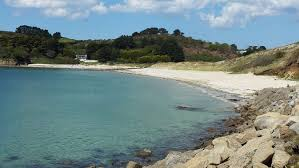
#> input picture aaaaa.jpeg, 299 x 168 px
$ python test_image.py   (older library calls are emulated)
#> lines starting #> are read from the running program, lines starting #| are printed output that depends on the picture
import cv2
import numpy as np
from scipy import misc
from matplotlib import pyplot as plt

'''img = cv2.imread('home.jpg',0)
plt.hist(img.ravel(),256,[0,256])
plt.show()'''


'''img = cv2.imread('')'''
M = misc.imread('aaaaa.jpeg')
#> M is the input picture: shape (168, 299, 3); mean R, G, B 116.4, 136.1, 136.1
color = ('b','g','r')
histr = cv2.calcHist([M], [0], None, [256], [0, 255]).tolist()
#> histr = 256 items, first 6: [26], [4], [3], [9], [9], [13]
plt.plot(histr,'b')
plt.xlim([0, 255])
plt.show()
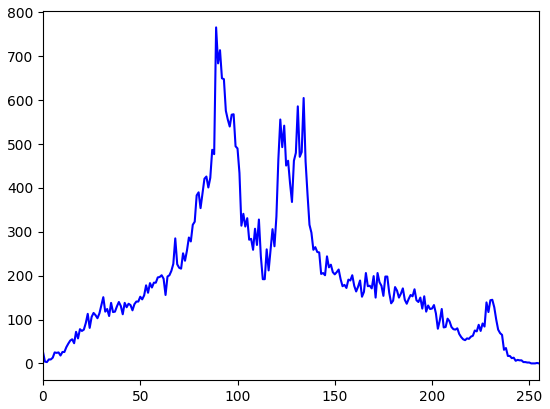
#> figure drawn by matplotlib, 1 panel; curve peaks at x = 89, y = 766

histr1 = cv2.calcHist([M], [1], None, [256], [0, 255]).tolist()
#> histr1 = 256 items, first 6: [32], [6], [1], [2], [5], [12]
plt.plot(histr1,'g')
plt.xlim([0, 255])
plt.show()
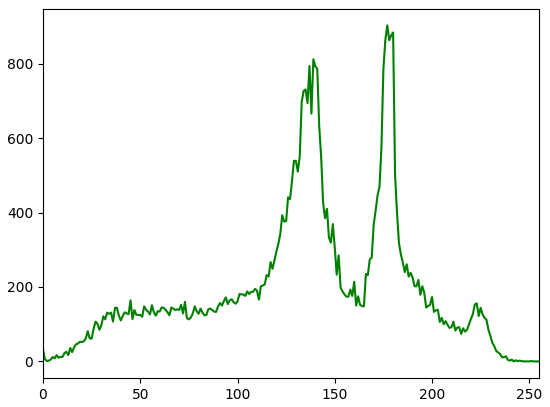
#> figure drawn by matplotlib, 1 panel; curve peaks at x = 177, y = 903

histr2 = cv2.calcHist([M], [2], None, [256], [0, 255]).tolist()
#> histr2 = 256 items, first 6: [124], [19], [17], [21], [33], [31]
plt.plot(histr2,'r')
plt.xlim([0, 255])
plt.show()
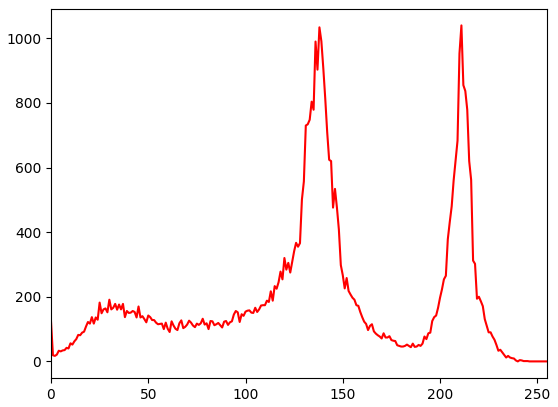
#> figure drawn by matplotlib, 1 panel; curve peaks at x = 211, y = 1040

vector_image = histr + histr1 + histr2
#> vector_image = 768 items, first 6: [26], [4], [3], [9], [9], [13]
x_image = np.ravel(vector_image)
#> x_image = 768 values, max 1040 at index 723, min 0 at index 251, mean 196.2
print(histr) #affiche vecteur pour une imageprint(x_image.shape) #affiche la forme
#> (printed output is left out)

print(M.shape)
#| (168, 299, 3)
print("--------------------")
print(M[0])
#> (printed output is left out)
print("--------------------")
print(M[1])
print("--------------------")
print(M[2])
print("--------------------")

'''for pixel in range(len(histr1)):
    ratio = pixel/taille_image
    print(ratio)

for pixel in range(len(histr2)):
    ratio = pixel/taille_image
    print(ratio)'''

$ run again, with xcpoqsmlze.jpeg copied over aaaaa.jpeg
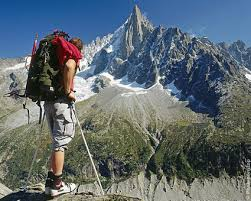
#> input picture xcpoqsmlze.jpeg, 251 x 201 px
#> M is the input picture: shape (201, 251, 3); mean R, G, B 94.4, 106, 111.9
#> histr = 256 items, first 6: [73], [29], [18], [24], [27], [32]
#> histr1 = 256 items, first 6: [48], [35], [37], [27], [15], [18]
#> `plt.show()`:
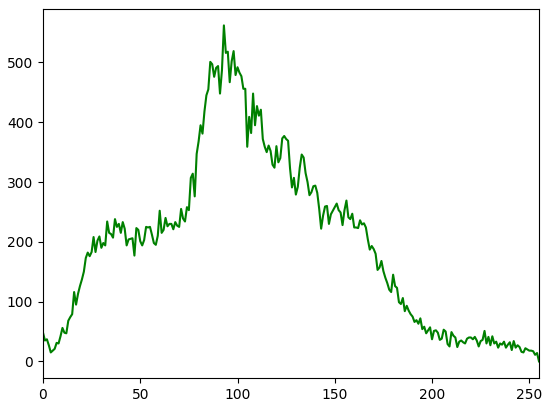
#> figure drawn by matplotlib, 1 panel; curve peaks at x = 93, y = 562
#> histr2 = 256 items, first 6: [209], [24], [43], [38], [46], [43]
#> `plt.show()`:
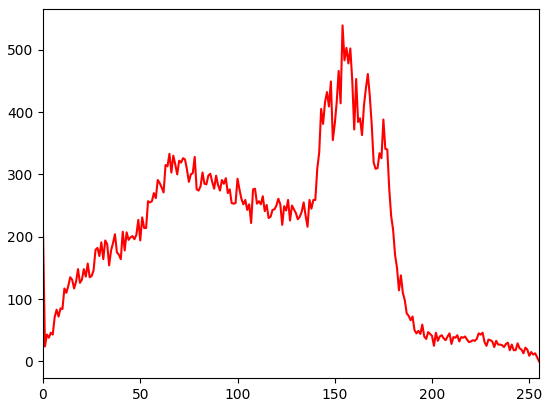
#> figure drawn by matplotlib, 1 panel; curve peaks at x = 154, y = 539
#> vector_image = 768 items, first 6: [73], [29], [18], [24], [27], [32]
#> x_image = 768 values, max 562 at index 349, min 0 at index 255, mean 196.8
#> (printed output is left out)
#| (201, 251, 3)
#> (printed output is left out)
